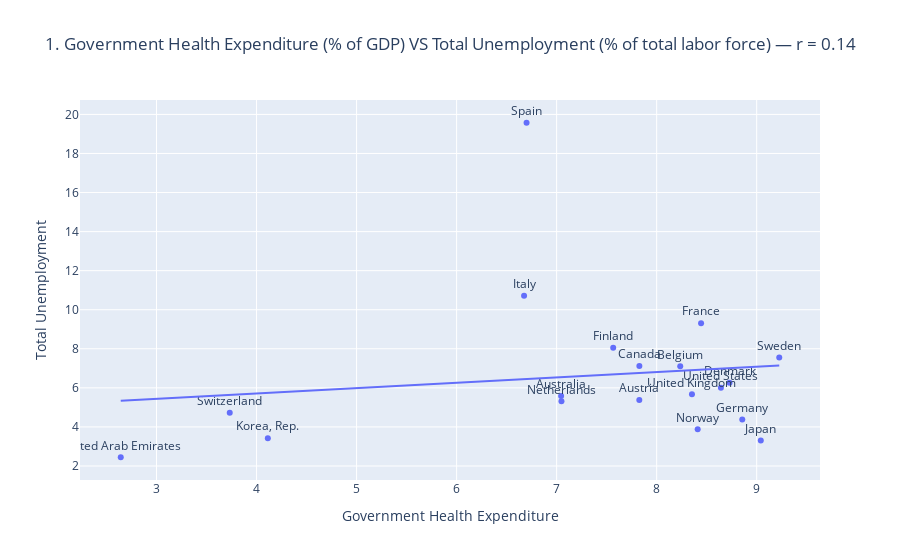
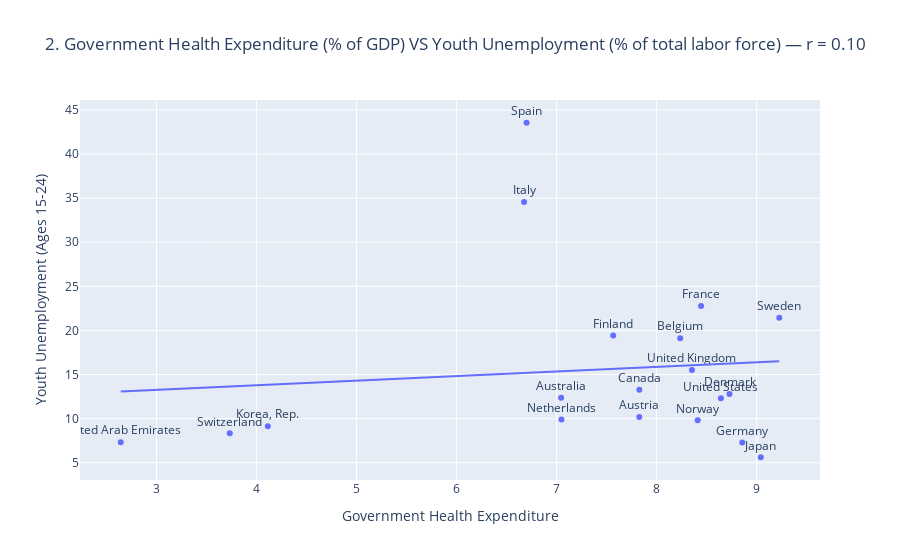
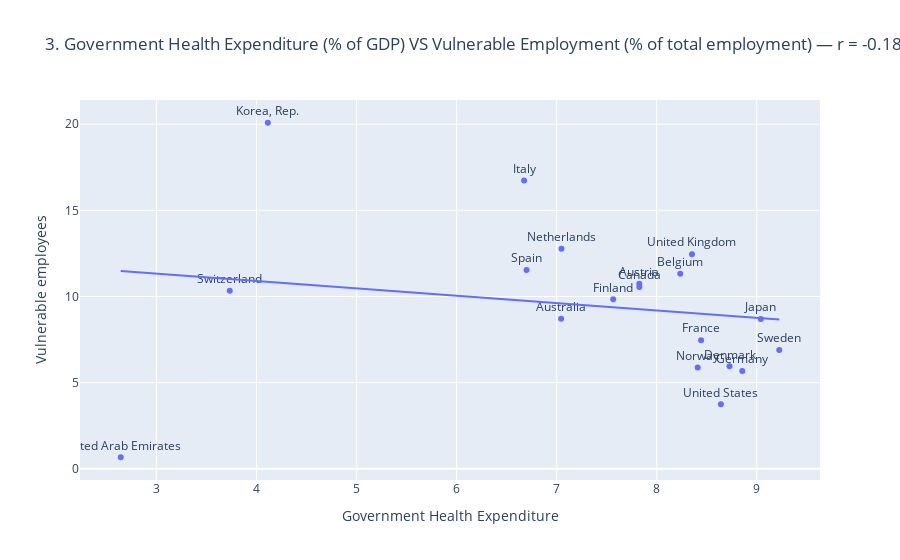
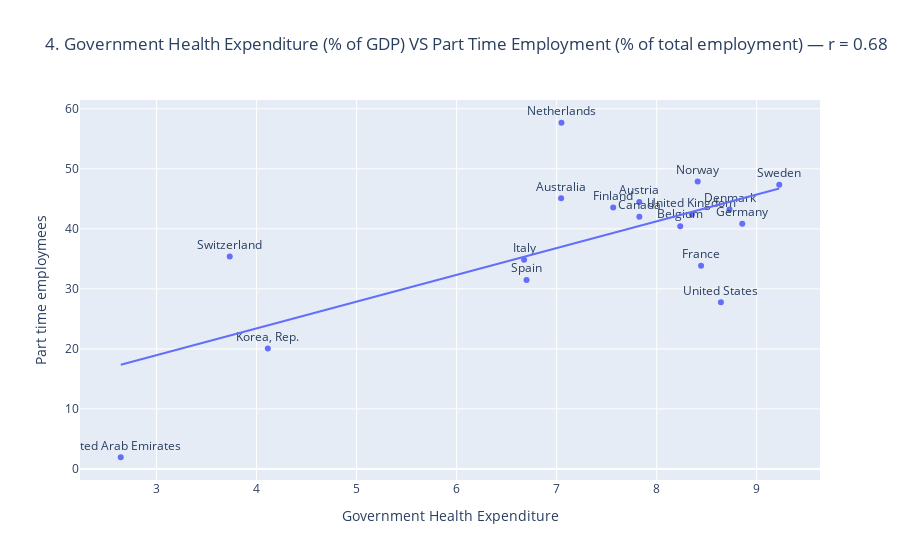

Source (notebook cell) for these figures, in order:
### Markdown cell above
## 4.2. Regression

### Code cell
# --- 1) Unemployment, Total ---

country_avg = (
    df.groupby("Country Name")[["GDP_GovHealthExp", "JOB_Unemp_Total"]]
      .mean(numeric_only=True)
      .dropna()
      .reset_index()
)
corr_val = country_avg["GDP_GovHealthExp"].corr(country_avg["JOB_Unemp_Total"])
fig_scatter = px.scatter(
    country_avg,
    x="GDP_GovHealthExp",
    y="JOB_Unemp_Total",
    text="Country Name",         # <- 인덱스 배열 대신 컬럼명 사용
    trendline="ols",             # statsmodels 미설치면 이 줄 제거
    title=f"1. Government Health Expenditure (% of GDP) VS Total Unemployment (% of total labor force) — r = {corr_val:.2f}",
    labels={
        "GDP_GovHealthExp": "Government Health Expenditure",
        "JOB_Unemp_Total": "Total Unemployment"
    }
)
fig_scatter.update_traces(textposition="top center")
fig_scatter.show()

# --- 2) Youth Unemployment ----

country_avg = (
    df.groupby("Country Name")[["GDP_GovHealthExp", "JOB_Unemp_Youth_Total"]]
      .mean(numeric_only=True)
      .dropna()
      .reset_index()
)
corr_val = country_avg["GDP_GovHealthExp"].corr(country_avg["JOB_Unemp_Youth_Total"])
fig_scatter = px.scatter(
    country_avg,
    x="GDP_GovHealthExp",
    y="JOB_Unemp_Youth_Total",
    text="Country Name",         # <- 인덱스 배열 대신 컬럼명 사용
    trendline="ols",             # statsmodels 미설치면 이 줄 제거
    title=f"2. Government Health Expenditure (% of GDP) VS Youth Unemployment (% of total labor force) — r = {corr_val:.2f}",
    labels={
        "GDP_GovHealthExp": "Government Health Expenditure",
        "JOB_Unemp_Youth_Total": "Youth Unemployment (Ages 15-24)"
    }
)
fig_scatter.update_traces(textposition="top center")
fig_scatter.show()

# --- 3) VulnerableEmployment ---

country_avg = (
    df.groupby("Country Name")[["GDP_GovHealthExp", "JOB_VulnerableEmployment_Total"]]
      .mean(numeric_only=True)
      .dropna()
      .reset_index()
)
corr_val = country_avg["GDP_GovHealthExp"].corr(country_avg["JOB_VulnerableEmployment_Total"])
fig_scatter = px.scatter(
    country_avg,
    x="GDP_GovHealthExp",
    y="JOB_VulnerableEmployment_Total",
    text="Country Name",         # <- 인덱스 배열 대신 컬럼명 사용
    trendline="ols",             # statsmodels 미설치면 이 줄 제거
    title=f"3. Government Health Expenditure (% of GDP) VS Vulnerable Employment (% of total employment) — r = {corr_val:.2f}",
    labels={
        "GDP_GovHealthExp": "Government Health Expenditure",
        "JOB_VulnerableEmployment_Total": "Vulnerable employees"
    }
)
fig_scatter.update_traces(textposition="top center")
fig_scatter.show()

# --- 4) Part_Time_Total ---

country_avg = (
    df.groupby("Country Name")[["GDP_GovHealthExp", "JOB_Part_Time_Total"]]
      .mean(numeric_only=True)
      .dropna()
      .reset_index()
)
corr_val = country_avg["GDP_GovHealthExp"].corr(country_avg["JOB_Part_Time_Total"])
fig_scatter = px.scatter(
    country_avg,
    x="GDP_GovHealthExp",
    y="JOB_Part_Time_Total",
    text="Country Name",         # <- 인덱스 배열 대신 컬럼명 사용
    trendline="ols",             # statsmodels 미설치면 이 줄 제거
    title=f"4. Government Health Expenditure (% of GDP) VS Part Time Employment (% of total employment) — r = {corr_val:.2f}",
    labels={
        "GDP_GovHealthExp": "Government Health Expenditure",
        "JOB_Part_Time_Total": "Part time employmees"
    }
)
fig_scatter.update_traces(textposition="top center")
fig_scatter.show()

# --- 5) JOB_Self_employed_Total ---

country_avg = (
    df.groupby("Country Name")[["GDP_GovHealthExp", "JOB_Self_employed_Total"]]
      .mean(numeric_only=True)
      .dropna()
      .reset_index()
)
corr_val = country_avg["GDP_GovHealthExp"].corr(country_avg["JOB_Self_employed_Total"])
fig_scatter = px.scatter(
    country_avg,
    x="GDP_GovHealthExp",
    y="JOB_Self_employed_Total",
    text="Country Name",         # <- 인덱스 배열 대신 컬럼명 사용
    trendline="ols",             # statsmodels 미설치면 이 줄 제거
    title=f"5. Government Health Expenditure (% of GDP) VS Self_Employed (% of total employment) — r = {corr_val:.2f}",
    labels={
        "GDP_GovHealthExp": "Government Health Expenditure",
        "JOB_Self_employed_Total": "Self_employed"
    }
)
fig_scatter.update_traces(textposition="top center")
fig_scatter.show()

# --- 6) JOB_Contracters_Total ---

country_avg = (
    df.groupby("Country Name")[["GDP_GovHealthExp", "JOB_Contracters_Total"]]
      .mean(numeric_only=True)
      .dropna()
      .reset_index()
)
corr_val = country_avg["GDP_GovHealthExp"].corr(country_avg["JOB_Contracters_Total"])
fig_scatter = px.scatter(
    country_avg,
    x="GDP_GovHealthExp",
    y="JOB_Contracters_Total",
    text="Country Name",         # <- 인덱스 배열 대신 컬럼명 사용
    trendline="ols",             # statsmodels 미설치면 이 줄 제거
    title=f"6. Government Health Expenditure (% of GDP) VS Wage and Salaried Workers (% of total employment) — r = {corr_val:.2f}",
    labels={
        "GDP_GovHealthExp": "Government Health Expenditure",
        "JOB_Contracters_Total": "Wage and salaried employees"
    }
)
fig_scatter.update_traces(textposition="top center")
fig_scatter.show()

### Figure 1 — Plotly figure (JSON) as saved in the notebook; plotly's stock layout.template omitted (floating-point values rounded to 4 significant figures)
{"data": [{"hovertemplate": "Government Health Expenditure=%{x}<br>Total Unemployment=%{y}<br>Country Name=%{text}<extra></extra>", "legendgroup": "", "marker": {"color": "#636efa", "symbol": "circle"}, "mode": "markers+text", "name": "", "orientation": "v", "showlegend": false, "text": ["Australia", "Austria", "Belgium", "Canada", "Denmark", "Finland", "France", "Germany", "Italy", "Japan", "Korea, Rep.", "Netherlands", "Norway", "Spain", "Sweden", "Switzerland", "United Arab Emirates", "United Kingdom", "United States"], "textposition": "top center", "type": "scatter", "x": [7.045, 7.826, 8.235, 7.827, 8.728, 7.565, 8.444, 8.856, 6.675, 9.041, 4.113, 7.048, 8.41, 6.699, 9.225, 3.732, 2.642, 8.353, 8.642], "xaxis": "x", "y": [5.585, 5.379, 7.103, 7.12, 6.255, 8.054, 9.308, 4.378, 10.71, 3.303, 3.42, 5.31, 3.877, 19.57, 7.558, 4.721, 2.447, 5.668, 6.003], "yaxis": "y"}, {"hovertemplate": "<b>OLS trendline</b><br>JOB_Unemp_Total = 0.27245 * GDP_GovHealthExp + 4.62501<br>R<sup>2</sup>=0.018459<br><br>Government Health Expenditure=%{x}<br>Total Unemployment=%{y} <b>(trend)</b><extra></extra>", "legendgroup": "", "marker": {"color": "#636efa", "symbol": "circle"}, "mode": "lines", "name": "", "showlegend": false, "textposition": "top center", "type": "scatter", "x": [2.642, 3.732, 4.113, 6.675, 6.699, 7.045, 7.048, 7.565, 7.826, 7.827, 8.235, 8.353, 8.41, 8.444, 8.642, 8.728, 8.856, 9.041, 9.225], "xaxis": "x", "y": [5.345, 5.642, 5.746, 6.443, 6.45, 6.544, 6.545, 6.686, 6.757, 6.757, 6.869, 6.901, 6.916, 6.926, 6.98, 7.003, 7.038, 7.088, 7.138], "yaxis": "y"}], "layout": {"legend": {"tracegroupgap": 0}, "title": {"text": "1. Government Health Expenditure (% of GDP) VS Total Unemployment (% of total labor force) — r = 0.14"}, "xaxis": {"anchor": "y", "domain": [0, 1], "title": {"text": "Government Health Expenditure"}}, "yaxis": {"anchor": "x", "domain": [0, 1], "title": {"text": "Total Unemployment"}}}}

### Figure 2 — Plotly figure (JSON) as saved in the notebook; plotly's stock layout.template omitted (floating-point values rounded to 4 significant figures)
{"data": [{"hovertemplate": "Government Health Expenditure=%{x}<br>Youth Unemployment (Ages 15-24)=%{y}<br>Country Name=%{text}<extra></extra>", "legendgroup": "", "marker": {"color": "#636efa", "symbol": "circle"}, "mode": "markers+text", "name": "", "orientation": "v", "showlegend": false, "text": ["Australia", "Austria", "Belgium", "Canada", "Denmark", "Finland", "France", "Germany", "Italy", "Japan", "Korea, Rep.", "Netherlands", "Norway", "Spain", "Sweden", "Switzerland", "United Arab Emirates", "United Kingdom", "United States"], "textposition": "top center", "type": "scatter", "x": [7.045, 7.826, 8.235, 7.827, 8.728, 7.565, 8.444, 8.856, 6.675, 9.041, 4.113, 7.048, 8.41, 6.699, 9.225, 3.732, 2.642, 8.353, 8.642], "xaxis": "x", "y": [12.36, 10.18, 19.12, 13.28, 12.79, 19.44, 22.77, 7.297, 34.57, 5.616, 9.138, 9.911, 9.809, 43.55, 21.44, 8.336, 7.326, 15.5, 12.3], "yaxis": "y"}, {"hovertemplate": "<b>OLS trendline</b><br>JOB_Unemp_Youth_Total = 0.520594 * GDP_GovHealthExp + 11.7019<br>R<sup>2</sup>=0.010049<br><br>Government Health Expenditure=%{x}<br>Youth Unemployment (Ages 15-24)=%{y} <b>(trend)</b><extra></extra>", "legendgroup": "", "marker": {"color": "#636efa", "symbol": "circle"}, "mode": "lines", "name": "", "showlegend": false, "textposition": "top center", "type": "scatter", "x": [2.642, 3.732, 4.113, 6.675, 6.699, 7.045, 7.048, 7.565, 7.826, 7.827, 8.235, 8.353, 8.41, 8.444, 8.642, 8.728, 8.856, 9.041, 9.225], "xaxis": "x", "y": [13.08, 13.64, 13.84, 15.18, 15.19, 15.37, 15.37, 15.64, 15.78, 15.78, 15.99, 16.05, 16.08, 16.1, 16.2, 16.25, 16.31, 16.41, 16.5], "yaxis": "y"}], "layout": {"legend": {"tracegroupgap": 0}, "title": {"text": "2. Government Health Expenditure (% of GDP) VS Youth Unemployment (% of total labor force) — r = 0.10"}, "xaxis": {"anchor": "y", "domain": [0, 1], "title": {"text": "Government Health Expenditure"}}, "yaxis": {"anchor": "x", "domain": [0, 1], "title": {"text": "Youth Unemployment (Ages 15-24)"}}}}

### Figure 3 — Plotly figure (JSON) as saved in the notebook; plotly's stock layout.template omitted (floating-point values rounded to 4 significant figures)
{"data": [{"hovertemplate": "Government Health Expenditure=%{x}<br>Vulnerable employees=%{y}<br>Country Name=%{text}<extra></extra>", "legendgroup": "", "marker": {"color": "#636efa", "symbol": "circle"}, "mode": "markers+text", "name": "", "orientation": "v", "showlegend": false, "text": ["Australia", "Austria", "Belgium", "Canada", "Denmark", "Finland", "France", "Germany", "Italy", "Japan", "Korea, Rep.", "Netherlands", "Norway", "Spain", "Sweden", "Switzerland", "United Arab Emirates", "United Kingdom", "United States"], "textposition": "top center", "type": "scatter", "x": [7.045, 7.826, 8.235, 7.827, 8.728, 7.565, 8.444, 8.856, 6.675, 9.041, 4.113, 7.048, 8.41, 6.699, 9.225, 3.732, 2.642, 8.353, 8.642], "xaxis": "x", "y": [8.707, 10.74, 11.32, 10.55, 5.944, 9.839, 7.461, 5.682, 16.73, 8.689, 20.09, 12.78, 5.878, 11.54, 6.9, 10.33, 0.6676, 12.46, 3.743], "yaxis": "y"}, {"hovertemplate": "<b>OLS trendline</b><br>JOB_VulnerableEmployment_Total = -0.429554 * GDP_GovHealthExp + 12.6209<br>R<sup>2</sup>=0.032738<br><br>Government Health Expenditure=%{x}<br>Vulnerable employees=%{y} <b>(trend)</b><extra></extra>", "legendgroup": "", "marker": {"color": "#636efa", "symbol": "circle"}, "mode": "lines", "name": "", "showlegend": false, "textposition": "top center", "type": "scatter", "x": [2.642, 3.732, 4.113, 6.675, 6.699, 7.045, 7.048, 7.565, 7.826, 7.827, 8.235, 8.353, 8.41, 8.444, 8.642, 8.728, 8.856, 9.041, 9.225], "xaxis": "x", "y": [11.49, 11.02, 10.85, 9.754, 9.743, 9.595, 9.593, 9.371, 9.259, 9.259, 9.083, 9.033, 9.008, 8.994, 8.909, 8.872, 8.817, 8.737, 8.658], "yaxis": "y"}], "layout": {"legend": {"tracegroupgap": 0}, "title": {"text": "3. Government Health Expenditure (% of GDP) VS Vulnerable Employment (% of total employment) — r = -0.18"}, "xaxis": {"anchor": "y", "domain": [0, 1], "title": {"text": "Government Health Expenditure"}}, "yaxis": {"anchor": "x", "domain": [0, 1], "title": {"text": "Vulnerable employees"}}}}

### Figure 4 — Plotly figure (JSON) as saved in the notebook; plotly's stock layout.template omitted (floating-point values rounded to 4 significant figures)
{"data": [{"hovertemplate": "Government Health Expenditure=%{x}<br>Part time employmees=%{y}<br>Country Name=%{text}<extra></extra>", "legendgroup": "", "marker": {"color": "#636efa", "symbol": "circle"}, "mode": "markers+text", "name": "", "orientation": "v", "showlegend": false, "text": ["Australia", "Austria", "Belgium", "Canada", "Denmark", "Finland", "France", "Germany", "Italy", "Korea, Rep.", "Netherlands", "Norway", "Spain", "Sweden", "Switzerland", "United Arab Emirates", "United Kingdom", "United States"], "textposition": "top center", "type": "scatter", "x": [7.045, 7.826, 8.235, 7.827, 8.728, 7.565, 8.444, 8.856, 6.675, 4.113, 7.048, 8.41, 6.699, 9.225, 3.732, 2.642, 8.353, 8.642], "xaxis": "x", "y": [45.09, 44.47, 40.44, 42.0, 43.21, 43.57, 33.86, 40.87, 34.85, 20.07, 57.68, 47.9, 31.48, 47.35, 35.39, 1.943, 42.38, 27.76], "yaxis": "y"}, {"hovertemplate": "<b>OLS trendline</b><br>JOB_Part_Time_Total = 4.45657 * GDP_GovHealthExp + 5.59291<br>R<sup>2</sup>=0.466600<br><br>Government Health Expenditure=%{x}<br>Part time employmees=%{y} <b>(trend)</b><extra></extra>", "legendgroup": "", "marker": {"color": "#636efa", "symbol": "circle"}, "mode": "lines", "name": "", "showlegend": false, "textposition": "top center", "type": "scatter", "x": [2.642, 3.732, 4.113, 6.675, 6.699, 7.045, 7.048, 7.565, 7.826, 7.827, 8.235, 8.353, 8.41, 8.444, 8.642, 8.728, 8.856, 9.225], "xaxis": "x", "y": [17.37, 22.22, 23.92, 35.34, 35.45, 36.99, 37.0, 39.31, 40.47, 40.47, 42.29, 42.82, 43.07, 43.22, 44.11, 44.49, 45.06, 46.71], "yaxis": "y"}], "layout": {"legend": {"tracegroupgap": 0}, "title": {"text": "4. Government Health Expenditure (% of GDP) VS Part Time Employment (% of total employment) — r = 0.68"}, "xaxis": {"anchor": "y", "domain": [0, 1], "title": {"text": "Government Health Expenditure"}}, "yaxis": {"anchor": "x", "domain": [0, 1], "title": {"text": "Part time employmees"}}}}
